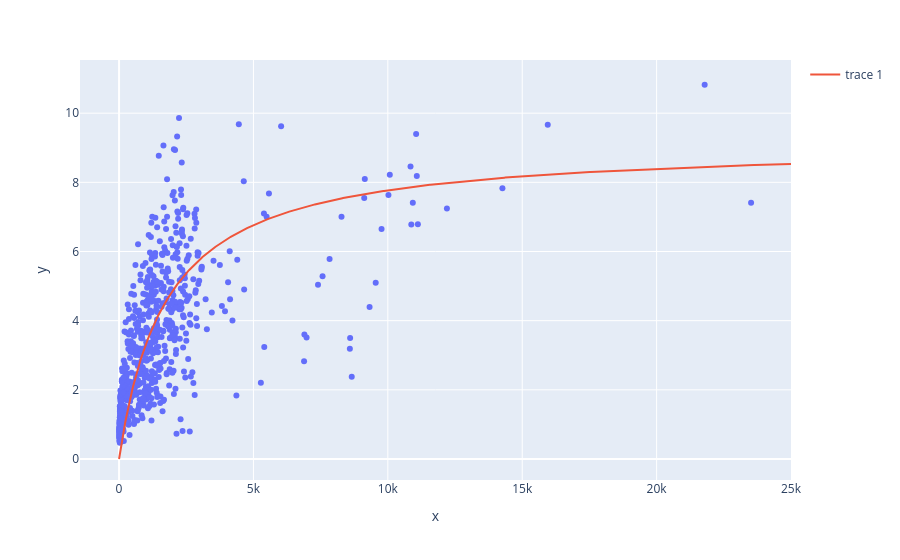

Notebook code for this chart:
### Code cell
import plotly.graph_objects as go 

area_vec = np.linspace(0, 25000, 1000)
height_trend = height_fun(params_fit.x, repo_areas=area_vec)

fig = px.scatter(x=repo_areas, y=repo_heights)
fig.add_trace(go.Scatter(x=area_vec, y=height_trend, mode="lines"))
fig.show()

### Figure 1 — Plotly figure (JSON) as saved in the notebook; plotly's stock layout.template omitted (floating-point values rounded to 4 significant figures; data arrays with more than 128 entries replaced by an {"elided": "..."} marker saying what was removed)
{"data": [{"hovertemplate": "x=%{x}<br>y=%{y}<extra></extra>", "legendgroup": "", "marker": {"color": "#636efa", "symbol": "circle"}, "mode": "markers", "name": "", "orientation": "v", "showlegend": false, "type": "scatter", "x": {"elided": "677 float values"}, "xaxis": "x", "y": {"elided": "677 float values"}, "yaxis": "y"}, {"mode": "lines", "type": "scatter", "x": {"elided": "1000 float values"}, "y": {"elided": "1000 float values"}}], "layout": {"legend": {"tracegroupgap": 0}, "margin": {"t": 60}, "xaxis": {"anchor": "y", "domain": [0, 1], "title": {"text": "x"}}, "yaxis": {"anchor": "x", "domain": [0, 1], "title": {"text": "y"}}}}
